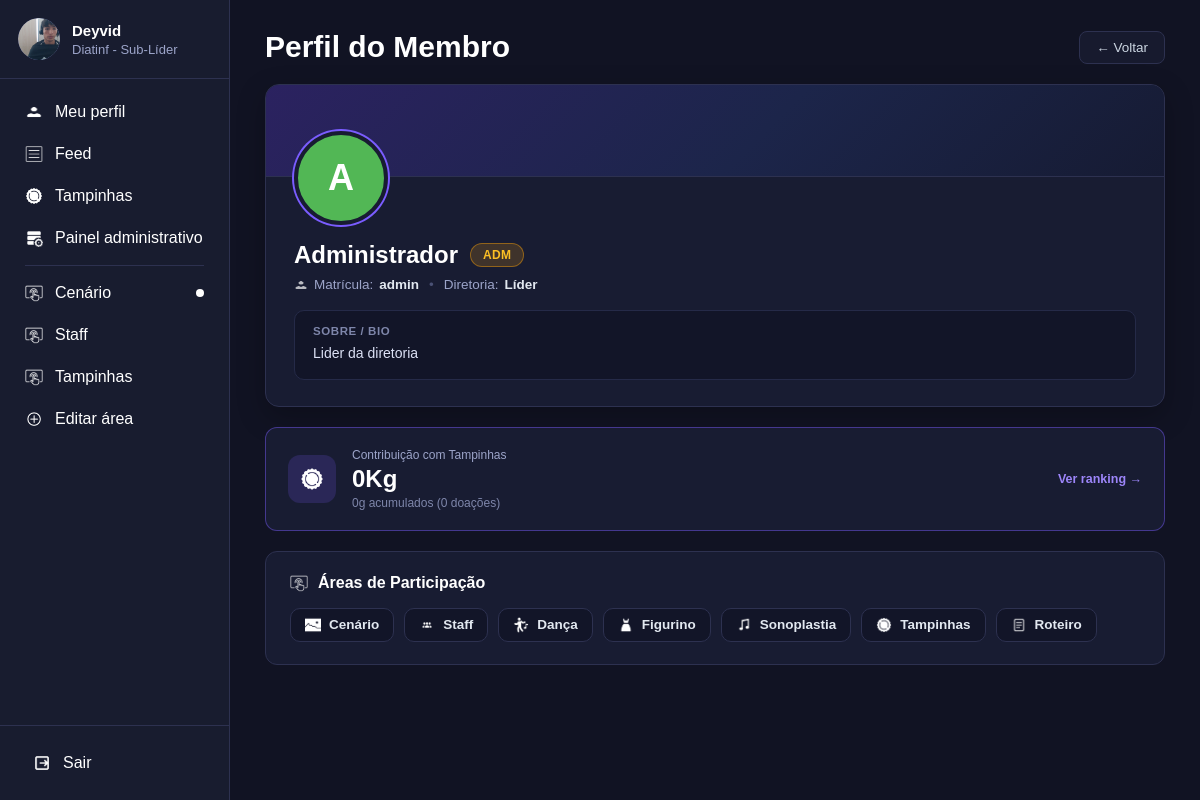
/perfil/19/ (signed in), run on the app's committed database.
### usuarios/models.py (models this page shows, shortened)
class Usuario(models.Model):
    nome=models.CharField(max_length=100, blank=True, default="")
    matricula=models.CharField(max_length=20, unique=True)
    senha=models.CharField(max_length=255)
    diretoria=models.CharField(max_length=50)
    areas=models.TextField()
    aprovado=models.BooleanField(default=True)
    sub_lider=models.BooleanField(default=False)
    sublider_de=models.CharField(max_length=50, null=True, blank=True)
    doacao_tampinhas=models.FloatField(default=0)
    foto=models.ImageField(upload_to="perfis/", null=True, blank=True)
    bio=models.TextField(blank=True, default="")
    def nome_exibicao(self):
        if self.nome and self.nome.strip():
            return self.nome.strip()
        return self.matricula
    def inicial_perfil(self):
        base = (self.nome_exibicao() or "U").strip()
        return base[0].upper() if base else "U"
    def cargo_classe(self):
        if self.eh_administrador():
            return "tag-adm"
        if self.sub_lider:
            return "tag-sublider"
        return "tag-membro"
    def total_tampinhas_gramas(self):
        from decimal import Decimal
        tot_g = self.doacoes_tampinhas.aggregate(tot=models.Sum("quantidade_gramas"))["tot"]
        if tot_g is None and self.doacao_tampinhas and self.doacao_tampinhas > 0:
            tot_g = int(Decimal(str(self.doacao_tampinhas)) * Decimal("1000"))
        return tot_g or 0
    def total_tampinhas_formatado(self):
        from decimal import Decimal
        tot_g = self.total_tampinhas_gramas()
        d = Decimal(tot_g) / Decimal("1000")
        s = f"{d:.3f}".rstrip("0").rstrip(".")
        if not s or s == "-0":
            s = "0"
        return f"{s}Kg"
    def eh_administrador(self):
        mat = (self.matricula or "").strip().lower()
        diret = (self.diretoria or "").strip().lower()
        return mat == "admin" or diret in ["líder", "lider", "líder geral", "lider geral"]
    def tem_acesso_painel(self):
        return self.eh_administrador() or self.sub_lider
    def get_areas_list(self):
        if self.areas:
            return [a.strip() for a in self.areas.split(",") if a.strip()]
        return []
    def get_areas_ordenadas(self):
        areas = self.get_areas_list()
        if self.sub_lider and self.sublider_de and self.sublider_de in areas:
            areas = [self.sublider_de] + [a for a in areas if a != self.sublider_de]
        return areas
    def get_areas_sidebar(self):
        if self.eh_administrador():
            return ["Cenário", "Staff", "Dança", "Figurino", "Sonoplastia", "Tampinhas", "Roteiro"]
        return self.get_areas_ordenadas()

### usuarios/views.py (the view)
# urls.py: path("perfil/<int:id_usuario>/", views.ver_perfil, name="ver_perfil"),
def ver_perfil(request, id_usuario=None):
    usuario = usuario_logado(request)
    if usuario is None:
        return redirect("login")
    if id_usuario is None:
        perfil_usuario = usuario
    else:
        perfil_usuario = get_object_or_404(Usuario, id=id_usuario)
    eh_proprio_perfil = (perfil_usuario.id == usuario.id)
    contribuicao_tampinhas_kg = perfil_usuario.total_tampinhas_formatado()
    contribuicao_tampinhas_gramas = perfil_usuario.total_tampinhas_gramas()
    total_doacoes_registradas = perfil_usuario.doacoes_tampinhas.count()
    if perfil_usuario.eh_administrador():
        lista_nomes_areas = list(TODAS_AREAS)
    else:
        lista_nomes_areas = perfil_usuario.get_areas_ordenadas()
    areas_perfil = [
        {
            "nome": area_nome,
            "icone": AREAS_ICONES.get(area_nome, "imgs/icone-area.png"),
            "eh_sublider": bool(perfil_usuario.sub_lider and perfil_usuario.sublider_de == area_nome),
        }
        for area_nome in lista_nomes_areas
    ]
    return render(request, "perfil.html", {
        "usuario": usuario,
        "perfil_usuario": perfil_usuario,
        "eh_proprio_perfil": eh_proprio_perfil,
        "contribuicao_tampinhas_kg": contribuicao_tampinhas_kg,
        "contribuicao_tampinhas_gramas": contribuicao_tampinhas_gramas,
        "total_doacoes_registradas": total_doacoes_registradas,
        "areas_perfil": areas_perfil,
        "pagina_ativa": "perfil" if eh_proprio_perfil else "",
        "area_ativa": "",
    })

### usuarios/templates/perfil.html (shortened to what this page needs)
{% load static usuarios_extras %}
<!DOCTYPE html>
<html lang="pt-br">
<head>
    <link rel="stylesheet" href="{% static 'css/base.css' %}">
    <link rel="stylesheet" href="{% static 'css/perfil.css' %}">
</head>
<body>
{% include "_sidebar.html" %}
<main class="conteudo">
    <div class="container-pagina container-perfil">
        <div class="titulo-pagina cabecalho-pagina-perfil">
            <h1>{% if eh_proprio_perfil %}Meu Perfil{% else %}Perfil do Membro{% endif %}</h1>
            {% if not eh_proprio_perfil %}
            <a href="javascript:history.back()" class="btn-voltar-perfil">← Voltar</a>
            {% endif %}
        </div>
        <section class="perfil-hero-card">
            <div class="perfil-banner"></div>
            <div class="perfil-corpo">
                <div class="perfil-topo-linha">
                    <div class="perfil-avatar-wrapper">
                        <div class="perfil-avatar-grande {{ perfil_usuario.matricula|cor_avatar }}" id="avatar-principal-perfil">
                            {% if perfil_usuario.foto and perfil_usuario.foto.name %}
                                <img src="{{ perfil_usuario.foto.url }}" alt="{{ perfil_usuario.nome_exibicao }}" class="perfil-foto-img">
                            {% else %}
                                <span>{{ perfil_usuario.inicial_perfil }}</span>
                            {% endif %}
                        </div>
                    </div>
                </div>
                <div class="perfil-identidade">
                    <div class="perfil-nome-linha">
                        <h2 class="perfil-nome">{{ perfil_usuario.nome_exibicao }}</h2>
                        <span class="perfil-tag-cargo {{ perfil_usuario.cargo_classe }}">
                            {% if perfil_usuario.eh_administrador %}
                                ADM
                            {% elif perfil_usuario.sub_lider %}
                                Sub-Líder{% if perfil_usuario.sublider_de %} • {{ perfil_usuario.sublider_de }}{% endif %}
                            {% else %}
                                Membro
                            {% endif %}
                        </span>
                    </div>
                    <div class="perfil-metadados">
                        <span class="meta-item">
                            <img src="{% static 'imgs/icone-usuario.png' %}" alt="">
                            Matrícula: <strong>{{ perfil_usuario.matricula }}</strong>
                        </span>
                        <span class="meta-separador">•</span>
                        <span class="meta-item">
                            Diretoria: <strong>{{ perfil_usuario.diretoria }}</strong>
                        </span>
                    </div>
                </div>
                <div class="perfil-bio-bloco">
                    <span class="perfil-secao-label">Sobre / Bio</span>
                    {% if perfil_usuario.bio %}
                        <p class="perfil-bio-texto">{{ perfil_usuario.bio }}</p>
                    {% endif %}
                </div>
            </div>
        </section>
        <section class="perfil-stats-grid">
            <div class="perfil-stat-card card-destaque-tampinhas">
                <div class="stat-icone-circulo icone-tampinhas-bg">
                    <img src="{% static 'imgs/icone-tampinhas.png' %}" alt="Tampinhas">
                </div>
                <div class="stat-conteudo">
                    <span class="stat-label">Contribuição com Tampinhas</span>
                    <div class="stat-valor-grande">{{ contribuicao_tampinhas_kg }}</div>
                    <span class="stat-subtexto">
                        {{ contribuicao_tampinhas_gramas }}g acumulado{{ contribuicao_tampinhas_gramas|pluralize:"s" }} ({{ total_doacoes_registradas }} doaç{{ total_doacoes_registradas|pluralize:"ão,ões" }})
                    </span>
                </div>
                <a href="{% url 'tampinhas' %}{% if user_token %}?_user_token={{ user_token|urlencode }}{% endif %}" class="link-ver-ranking">
                    Ver ranking →
                </a>
            </div>
        </section>
        <section class="perfil-secao-card">
            <div class="secao-card-header">
                <img src="{% static 'imgs/icone-area.png' %}" alt="">
                <h3>Áreas de Participação</h3>
            </div>
            {% if areas_perfil %}
            <div class="lista-areas-perfil">
                {% for area_item in areas_perfil %}
                    {% if usuario.tem_acesso_area and area_item.nome in usuario.get_areas_sidebar %}
                    <a href="{% url 'chat_area' area_item.nome %}{% if user_token %}?_user_token={{ user_token|urlencode }}{% endif %}" class="chip-area-perfil chip-clicavel">
                        <img src="{% static area_item.icone %}" alt="">
                        <span>{{ area_item.nome }}</span>
                        {% if area_item.eh_sublider %}
                            <span class="mini-badge-sublider">Sub-Líder</span>
                        {% endif %}
                    </a>
                    {% else %}
                    <div class="chip-area-perfil">
                        <img src="{% static area_item.icone %}" alt="">
                        <span>{{ area_item.nome }}</span>
                    </div>
                    {% endif %}
                {% endfor %}
            </div>
            {% else %}
            <p class="texto-vazio-secao">Nenhuma área vinculada no momento.</p>
            {% endif %}
        </section>
    </div>
</main>
</body>
</html>

### usuarios/templates/_sidebar.html (shortened to what this page needs)
{% load static %}
<aside class="sidebar">
    <div>
        <a href="{% url 'meu_perfil' %}{% if user_token %}?_user_token={{ user_token|urlencode }}{% endif %}" class="usuario {% if pagina_ativa == 'perfil' %}usuario-ativo{% endif %}" title="Acessar meu perfil">
            <div class="avatar">
                {% if usuario.foto and usuario.foto.name %}
                    <img src="{{ usuario.foto.url }}" alt="{{ usuario.nome_exibicao }}" class="avatar-foto-img">
                {% else %}
                    {{ usuario.inicial_perfil }}
                {% endif %}
            </div>
            <div class="dados-usuario">
                <h3>{{ usuario.nome_exibicao }}</h3>
                <p>{{ usuario.diretoria }} - {% if usuario.eh_administrador %}Líder{% elif usuario.sub_lider %}Sub-Líder{% else %}Membro{% endif %}</p>
            </div>
        </a>
        <nav class="menu">
            <a href="{% url 'meu_perfil' %}{% if user_token %}?_user_token={{ user_token|urlencode }}{% endif %}" class="{% if pagina_ativa == 'perfil' %}ativo{% endif %}">
                <img src="{% static 'imgs/icone-usuario.png' %}" alt="Perfil">
                <span>Meu perfil</span>
            </a>
            <a href="{% url 'feed' %}{% if user_token %}?_user_token={{ user_token|urlencode }}{% endif %}" class="{% if pagina_ativa == 'feed' %}ativo{% endif %}">
                <img src="{% static 'imgs/icone-feed.png' %}" alt="Feed">
                <span>Feed</span>
            </a>
            <a href="{% url 'tampinhas' %}{% if user_token %}?_user_token={{ user_token|urlencode }}{% endif %}" class="{% if pagina_ativa == 'tampinhas' %}ativo{% endif %}">
                <img src="{% static 'imgs/icone-tampinhas.png' %}" alt="Tampinhas">
                <span>Tampinhas</span>
            </a>
            {% if usuario.tem_acesso_painel %}
                <a href="{% url 'painel_administrativo' %}{% if user_token %}?_user_token={{ user_token|urlencode }}{% endif %}" class="{% if pagina_ativa == 'painel' %}ativo{% endif %}">
                    <img src="{% static 'imgs/icone-painel.png' %}" alt="Painel">
                    <span class="texto-painel">Painel administrativo</span>
                </a>
            {% endif %}
            <div class="menu-separador"></div>
            {% for area in usuario.get_areas_sidebar %}
                <a href="{% url 'chat_area' area %}{% if user_token %}?_user_token={{ user_token|urlencode }}{% endif %}" class="{% if area_ativa == area %}ativo{% endif %}">
                    <img src="{% static 'imgs/icone-area.png' %}" alt=""><span>{{ area }}</span>
                    {% if usuario.sub_lider and area == usuario.sublider_de %}<span class="ponto-sublider"></span>{% endif %}
                </a>
            {% endfor %}
            <a href="{% url 'nova_area' %}{% if user_token %}?_user_token={{ user_token|urlencode }}{% endif %}" class="{% if pagina_ativa == 'nova_area' %}ativo{% endif %}">
                <img src="{% static 'imgs/icone-editar-area.png' %}" alt="Editar área">
                <span>Editar área</span>
            </a>
        </nav>
    </div>
    <div class="rodape-sidebar">
        <a href="{% url 'sair' %}" id="link-sair-sidebar" onclick="return confirm('Deseja realmente sair da sua conta?');">
            <img src="{% static 'imgs/icone-sair.png' %}" alt="Sair">
            <span>Sair</span>
        </a>
    </div>
</aside>

### data on the page
Usuario: foto (picture), nome_exibicao "Deyvid", diretoria "Diatinf", sub_lider True (drawn), get_areas_sidebar "Cenário"
Usuario: inicial_perfil "A", nome_exibicao "Administrador", matricula "admin", diretoria "Líder", bio "Lider da diretoria"

### other printed values
{{ area }} "Staff" "Tampinhas"
{{ contribuicao_tampinhas_kg }} "0Kg"
{{ contribuicao_tampinhas_gramas }} "0"
{{ total_doacoes_registradas }} "0"
{{ area_item.nome }} "Cenário" "Staff" "Dança" "Figurino" "Sonoplastia" "Tampinhas" "Roteiro"
